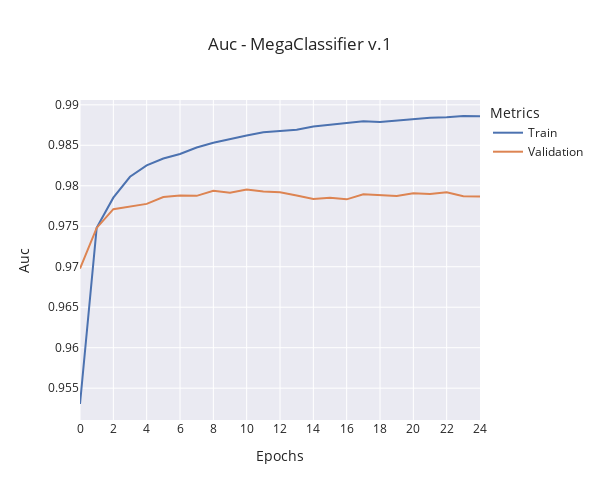

This figure's notebook cell:
### Code cell
window_size = 0
train_data = (
    moving_average(train_metrics["auc"], window_size)
    if window_size != 0
    else train_metrics["auc"]
)
validation_data = (
    moving_average(validation_metrics["val_auc"], window_size)
    if window_size != 0
    else validation_metrics["val_auc"]
)

fig = go.Figure()

fig.add_trace(
    go.Scatter(
        y=train_data,
        x=np.arange(len(train_data)),
        mode="lines",
        name="Train",
    )
)

fig.add_trace(
    go.Scatter(
        y=validation_data,
        x=np.arange(len(validation_data)),
        mode="lines",
        name="Validation",
    )
)

fig.update_layout(
    title=f"Auc - {model_name} {version}",
    xaxis_title="Epochs",
    yaxis_title="Auc",
    legend_title="Metrics",
    template="seaborn",
    width=600,
    height=500,
    xaxis=dict(
        tickmode="linear",
        tick0=0,
        dtick=2,
    ),
)

fig.show()
fig.write_image(f"./reports/figures/auc/{complete_name[:-2]}_train.png")

### Figure 1 — Plotly figure (JSON) as saved in the notebook; plotly's stock layout.template omitted (floating-point values rounded to 4 significant figures)
{"data": [{"mode": "lines", "name": "Train", "type": "scatter", "x": [0, 1, 2, 3, 4, 5, 6, 7, 8, 9, 10, 11, 12, 13, 14, 15, 16, 17, 18, 19, 20, 21, 22, 23, 24], "y": [0.953, 0.9748, 0.9785, 0.9811, 0.9825, 0.9834, 0.9839, 0.9847, 0.9853, 0.9857, 0.9862, 0.9866, 0.9868, 0.9869, 0.9873, 0.9876, 0.9878, 0.988, 0.9879, 0.9881, 0.9882, 0.9884, 0.9885, 0.9886, 0.9886]}, {"mode": "lines", "name": "Validation", "type": "scatter", "x": [0, 1, 2, 3, 4, 5, 6, 7, 8, 9, 10, 11, 12, 13, 14, 15, 16, 17, 18, 19, 20, 21, 22, 23, 24], "y": [0.9698, 0.9748, 0.9771, 0.9774, 0.9778, 0.9786, 0.9788, 0.9788, 0.9794, 0.9792, 0.9796, 0.9793, 0.9792, 0.9788, 0.9784, 0.9785, 0.9783, 0.9789, 0.9789, 0.9787, 0.9791, 0.979, 0.9792, 0.9787, 0.9787]}], "layout": {"height": 500, "legend": {"title": {"text": "Metrics"}}, "title": {"text": "Auc - MegaClassifier v.1"}, "width": 600, "xaxis": {"dtick": 2, "tick0": 0, "tickmode": "linear", "title": {"text": "Epochs"}}, "yaxis": {"title": {"text": "Auc"}}}}
